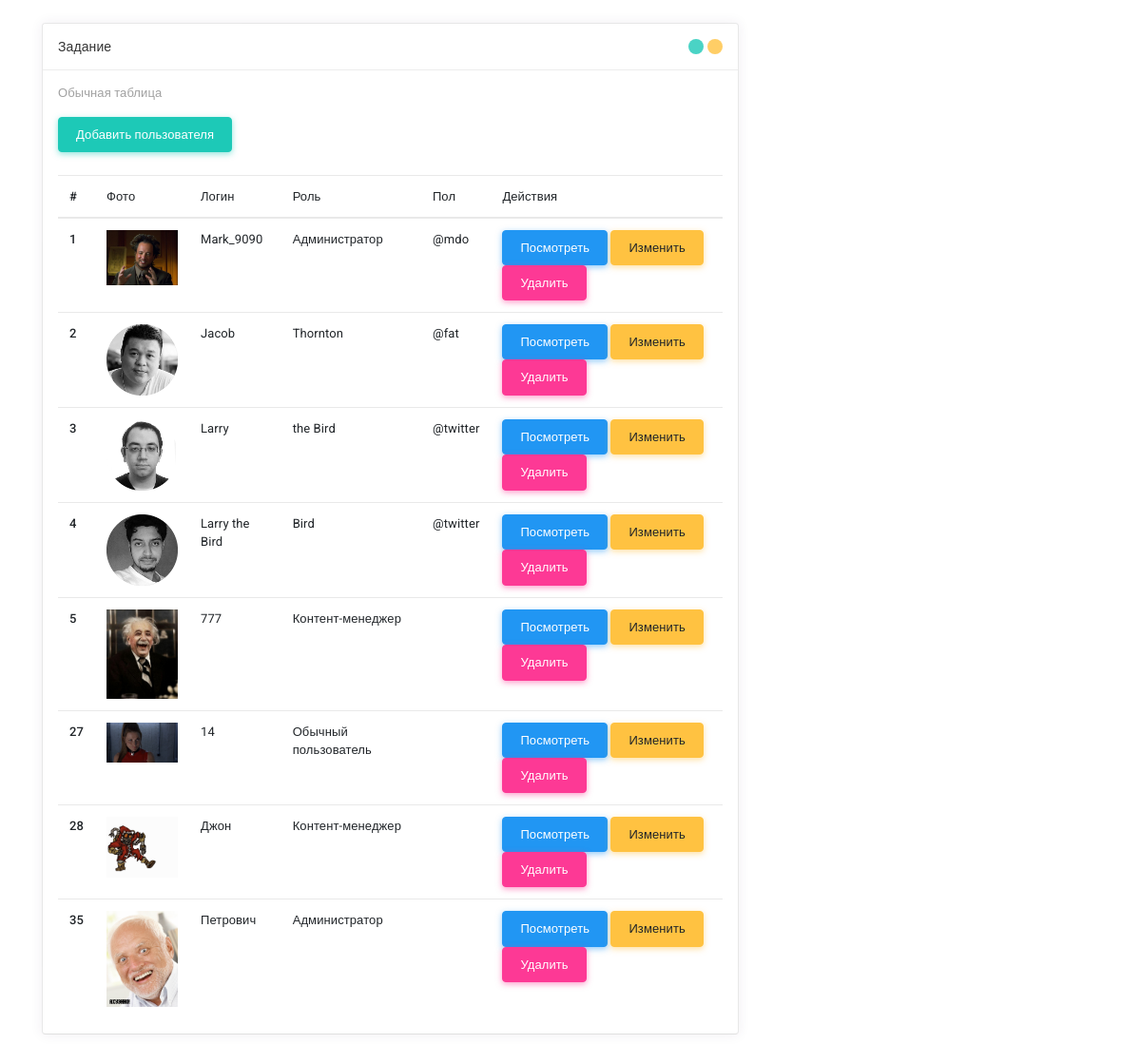
Page /project_final/index.php on the committed database.
### tables this page shows
CREATE TABLE `workers` (
  `id` int(11) NOT NULL,
  `photo` varchar(255) NOT NULL,
  `login` varchar(255) NOT NULL,
  `role` varchar(255) NOT NULL,
  `gender` varchar(255) NOT NULL,
  `password` varchar(255) NOT NULL,
  `email` varchar(255) NOT NULL
);

### project_final/index.php (the view, shortened to what this page needs)
<?php
    $pdo = new PDO("mysql:host=localhost; dbname=marlin;","root","");
    $statement = $pdo->prepare("SELECT * FROM workers");
    $statement->execute();
    $result = $statement->fetchAll();
?>
<!DOCTYPE html>
<html lang="en">
<head>
        <link id="vendorsbundle" rel="stylesheet" media="screen, print" href="css/vendors.bundle.css">
        <link id="appbundle" rel="stylesheet" media="screen, print" href="css/app.bundle.css">
        <link id="myskin" rel="stylesheet" media="screen, print" href="css/skins/skin-master.css">
        <link rel="stylesheet" media="screen, print" href="css/statistics/chartist/chartist.css">
        <link rel="stylesheet" media="screen, print" href="css/miscellaneous/lightgallery/lightgallery.bundle.css">
        <link rel="stylesheet" media="screen, print" href="css/fa-solid.css">
        <link rel="stylesheet" media="screen, print" href="css/fa-brands.css">
        <link rel="stylesheet" media="screen, print" href="css/fa-regular.css">
    </head>
    <body class="mod-bg-1 mod-nav-link ">
        <main id="js-page-content" role="main" class="page-content">
            <div class="col-md-8">
                <div id="panel-1" class="panel">
                    <div class="panel-hdr">
                        <h2>
                            Задание
                        </h2>
                        <div class="panel-toolbar">
                            <button class="btn btn-panel waves-effect waves-themed" data-action="panel-collapse" data-toggle="tooltip" data-offset="0,10" data-original-title="Collapse"></button>
                            <button class="btn btn-panel waves-effect waves-themed" data-action="panel-fullscreen" data-toggle="tooltip" data-offset="0,10" data-original-title="Fullscreen"></button>
                        </div>
                    </div>
                    <div class="panel-container show">
                        <div class="panel-content">
                            <h5 class="frame-heading">
                                Обычная таблица
                            </h5>
                            <div class="frame-wrap">
                            	<div class="form-group">
                            		<a href="create.php" class="btn btn-success">Добавить пользователя</a>
                            	</div>
                                <table class="table m-0">
                                    <thead>
                                        <tr>
                                            <th>#</th>
                                            <th>Фото</th>
                                            <th>Логин</th>
                                            <th>Роль</th>
                                            <th>Пол</th>
                                            <th>Действия</th>
                                        </tr>
                                    </thead>
                                    <tbody>
                                        <?php foreach ($result as $res): ?>
                                            <tr>
                                                <th scope="row"><?= $res['id']; ?></th>
                                                <td>
                                                    <img src="<?= $res['photo']; ?>" width="75">
                                                </td>
                                                <td><?= $res['login']; ?></td>
                                                <td><?= $res['role']; ?></td>
                                                <td><?= $res['gender']; ?></td>
                                                <td>
                                                    <a href="show.php?id=<?= $res['id']; ?>" class="btn btn-info">Посмотреть</a>
                                                    <a href="edit.php?id=<?= $res['id']; ?>" class="btn btn-warning">Изменить</a>
                                                    <a href="delete.php?id=<?= $res['id']; ?>" class="btn btn-danger">Удалить</a>
                                                </td>
                                            </tr>
                                        <?php endforeach; ?>
                                    </tbody>
                                </table>
                            </div>
                        </div>
                    </div>
                </div>
            </div>
        </main>
    </body>
</html>

### rows in the picture
workers: id "1", photo (picture), login "Mark_9090", role "Администратор", gender "@mdo"
workers: id "2", photo (picture), login "Jacob", role "Thornton", gender "@fat"
workers: id "3", photo (picture), login "Larry", role "the Bird", gender "@twitter"
workers: id "4", photo (picture), login "Larry the Bird", role "Bird", gender "@twitter"
workers: id "5", photo (picture), login "777", role "Контент-менеджер"
workers: id "27", photo (picture), login "14", role "Обычный пользователь"
workers: id "28", photo (picture), login "Джон", role "Контент-менеджер"
workers: id "35", photo (picture), login "Петрович", role "Администратор"
